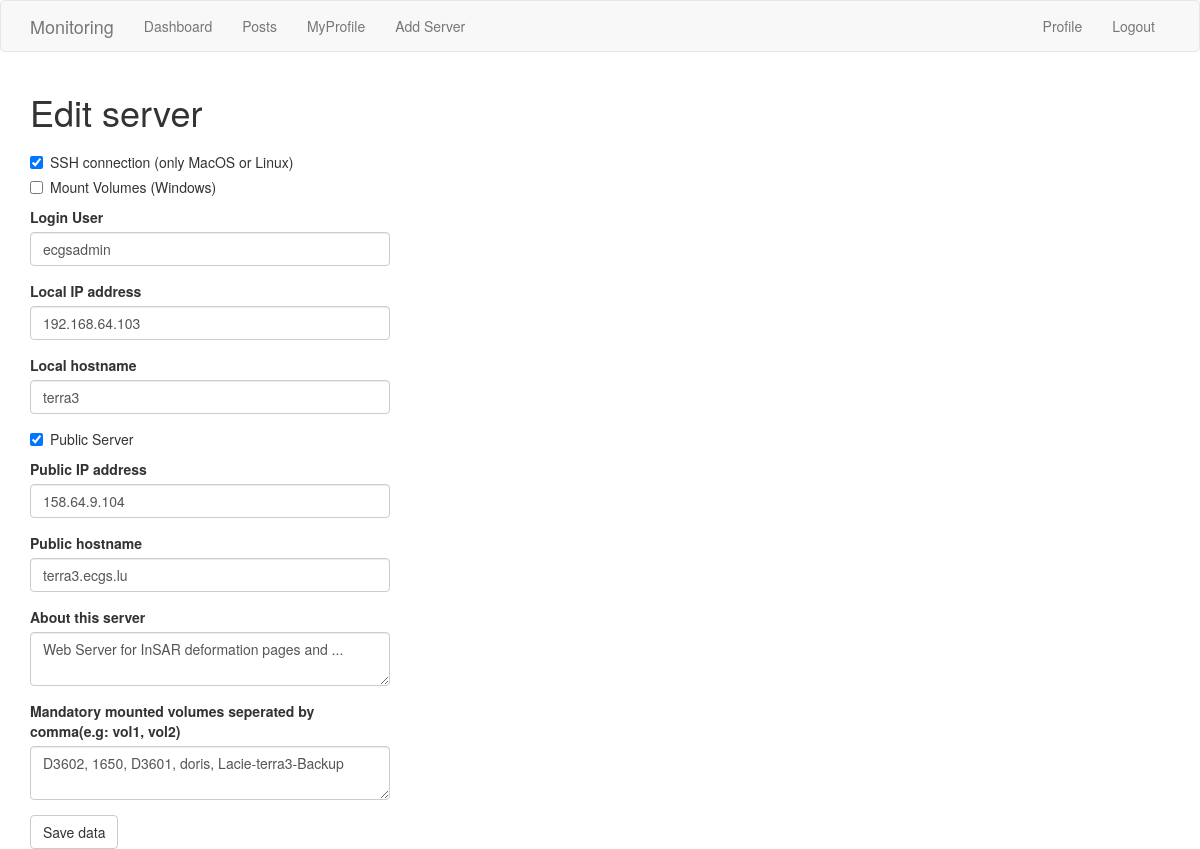
Page /edit_server/terra3 (signed in) on the committed database.
### webapp/models.py (models this page shows, shortened)
class Server(db.Model):
    id = db.Column(db.Integer, primary_key=True)
    address = db.Column(db.String(15), index=True, unique=True)
    name = db.Column(db.String(30), index=True)
    user = db.Column(db.String(15), index=True)
    about_me = db.Column(db.String(300))
    public_address = db.Column(db.String(15), index=True)
    public_name = db.Column(db.String(30), index=True)
    public_server = db.Column(db.Boolean, default=False, index=True)
    os = db.Column(db.String(30), index=True)
    raminfo = db.Column(db.String(30), index=True)
    modele = db.Column(db.String(30), index=True)
    cpuinfo = db.Column(db.String(30), index=True)
    system_type = db.Column(db.String(30), index=True)
    ssh_connection = db.Column(db.Boolean, default=False, index=True)
    mount_volumes = db.Column(db.Boolean, default=False, index=True)
    mandatory_volumes = db.Column(db.String(300), default='', index=True)
    def __repr__(self):
        return '{}'.format(self.name)
    def deco_test_ssh(function):
        def test_ssh(self):
            if self.ping_ip():
                test = subprocess.Popen(f"ssh -o StrictHostKeyChecking=no -o PasswordAuthentication=No -l {self.user} {self.address} {'exit'}", shell=True, stdout=subprocess.PIPE, stderr=subprocess.PIPE).communicate()
                test = test[0].decode('ascii')
                if re.search('denied', str(test)):
                    return False
                else:
                    return function(self)
            else:
                return False
        return test_ssh
    def deco_unix_like(function):
        def unix_like(self):
            if (re.search('Darwin', self.system_type)) or (re.search('Linux', self.system_type)):
                return function(self)
            else:
                return False
        return unix_like

### webapp/routes.py (the view)
@app.route('/edit_server/<name>', methods=['GET', 'POST'])
@login_required
def edit_server(name):
    form = AddServerForm(0)
    server_current = Server.query.filter_by(name=name).first()
    print(server_current)
    if form.validate_on_submit():
        server_update = Server.query.filter_by(name=name).first()
        server_update.address = form.address.data
        server_update.name = form.name.data
        server_update.public_address=form.public_address.data
        server_update.public_name = form.public_name.data
        server_update.public_server = form.public_server.data
        server_update.user = form.user.data
        server_update.about_me = form.about_me.data
        server_update.ssh_connection = form.ssh_connection.data
        server_update.mount_volumes = form.mount_volumes.data
        server_update.mandatory_volumes = form.mandatory_volumes.data
        db.session.commit()
        flash('Thanks for modifying this server!')
        return redirect(url_for('server', server=server_update.name))
    elif request.method == 'GET':
        form.address.data = server_current.address
        form.name.data = server_current.name
        if server_current.public_address != None:
            form.public_address.data = server_current.public_address
        else:
            form.public_address.data = '0.0.0.1'
            form.public_address(disable=True)
        if server_current.public_name != None:
            form.public_name.data = server_current.public_name
        else:
            form.public_name.data = 'hostname'
        form.public_server.data = server_current.public_server
        form.about_me.data = server_current.about_me
        form.user.data = server_current.user
        form.ssh_connection.data = server_current.ssh_connection
        form.mount_volumes.data = server_current.mount_volumes
        form.mandatory_volumes.data = server_current.mandatory_volumes
    return render_template('edit_server.html', title='Dashboard', form=form)

### webapp/forms.py (shortened to what this page needs)
class AddServerForm(FlaskForm):
    ssh_connection = BooleanField('SSH connection (only MacOS or Linux)')
    mount_volumes = BooleanField('Mount Volumes (Windows)')
    user = StringField('Login User', validators=[DataRequired()])
    address = StringField('Local IP address', validators=[DataRequired(), IPAddress(ipv4=True, ipv6=False, message=None)])
    name = StringField('Local hostname', validators=[DataRequired()])
    public_server = BooleanField('Public Server')
    public_address = StringField('Public IP address', default='0.0.0.0', validators=[IPAddress(ipv4=True, ipv6=False, message=None)])
    public_name = StringField('Public hostname')
    about_me = TextAreaField('About this server', validators=[Length(min=0, max=300)])
    mandatory_volumes = TextAreaField('Mandatory mounted volumes seperated by comma(e.g: vol1, vol2)', validators=[Length(min=0, max=300)])
    submit = SubmitField('Save data')
    def __init__(self, new):
        super(AddServerForm, self).__init__()
        self.new = new

### webapp/models.py (called while the page is built)
@login.user_loader
def load_user(id):
    return User.query.get(int(id))

### webapp/routes.py (called while the page is built)
@app.before_request
def before_request():
    if current_user.is_authenticated:
        current_user.last_seen = datetime.utcnow()
        db.session.commit()

### webapp/templates/edit_server.html
{% extends "base.html" %}
{% import 'bootstrap/wtf.html' as wtf %}
{% block app_content %}
    <h1>Edit server</h1>
    <div class="row">
        <div class="col-md-4">
            {{ wtf.quick_form(form) }}
        </div>
    </div>
{% endblock %}

### rows in the picture
Server: ssh_connection "☑", user "ecgsadmin", address "192.168.64.103", name "terra3", public_server "☑", public_address "158.64.9.104", public_name "terra3.ecgs.lu", about_me "Web Server for InSAR deformation pages and ...", mandatory_volumes "D3602, 1650, D3601, doris, Lacie-terra3-Backup"
